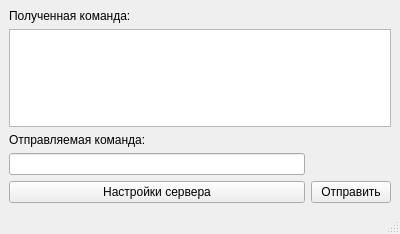
<?xml version="1.0" encoding="UTF-8"?>
<ui version="4.0">
 <class>MainWindow</class>
 <widget class="QMainWindow" name="MainWindow">
  <property name="geometry">
   <rect>
    <x>0</x>
    <y>0</y>
    <width>400</width>
    <height>234</height>
   </rect>
  </property>
  <property name="windowTitle">
   <string>MainWindow</string>
  </property>
  <widget class="QWidget" name="centralwidget">
   <layout class="QGridLayout" name="gridLayout">
    <item row="4" column="1">
     <widget class="QPushButton" name="sendBtn">
      <property name="text">
       <string>Отправить</string>
      </property>
     </widget>
    </item>
    <item row="2" column="0">
     <widget class="QLabel" name="label_2">
      <property name="text">
       <string>Отправляемая команда:</string>
      </property>
      <property name="buddy">
       <cstring>inputCmd</cstring>
      </property>
     </widget>
    </item>
    <item row="3" column="0">
     <widget class="QLineEdit" name="inputCmd"/>
    </item>
    <item row="4" column="0">
     <widget class="QPushButton" name="settingsBtn">
      <property name="text">
       <string>Настройки сервера</string>
      </property>
     </widget>
    </item>
    <item row="0" column="0">
     <widget class="QLabel" name="label">
      <property name="text">
       <string>Полученная команда:</string>
      </property>
      <property name="buddy">
       <cstring>displayCmd</cstring>
      </property>
     </widget>
    </item>
    <item row="1" column="0" colspan="2">
     <widget class="QTextBrowser" name="displayCmd"/>
    </item>
   </layout>
  </widget>
  <widget class="QMenuBar" name="menubar">
   <property name="geometry">
    <rect>
     <x>0</x>
     <y>0</y>
     <width>400</width>
     <height>22</height>
    </rect>
   </property>
  </widget>
  <widget class="QStatusBar" name="statusbar"/>
 </widget>
 <tabstops>
  <tabstop>displayCmd</tabstop>
  <tabstop>inputCmd</tabstop>
  <tabstop>sendBtn</tabstop>
  <tabstop>settingsBtn</tabstop>
 </tabstops>
 <resources/>
 <connections/>
</ui>
